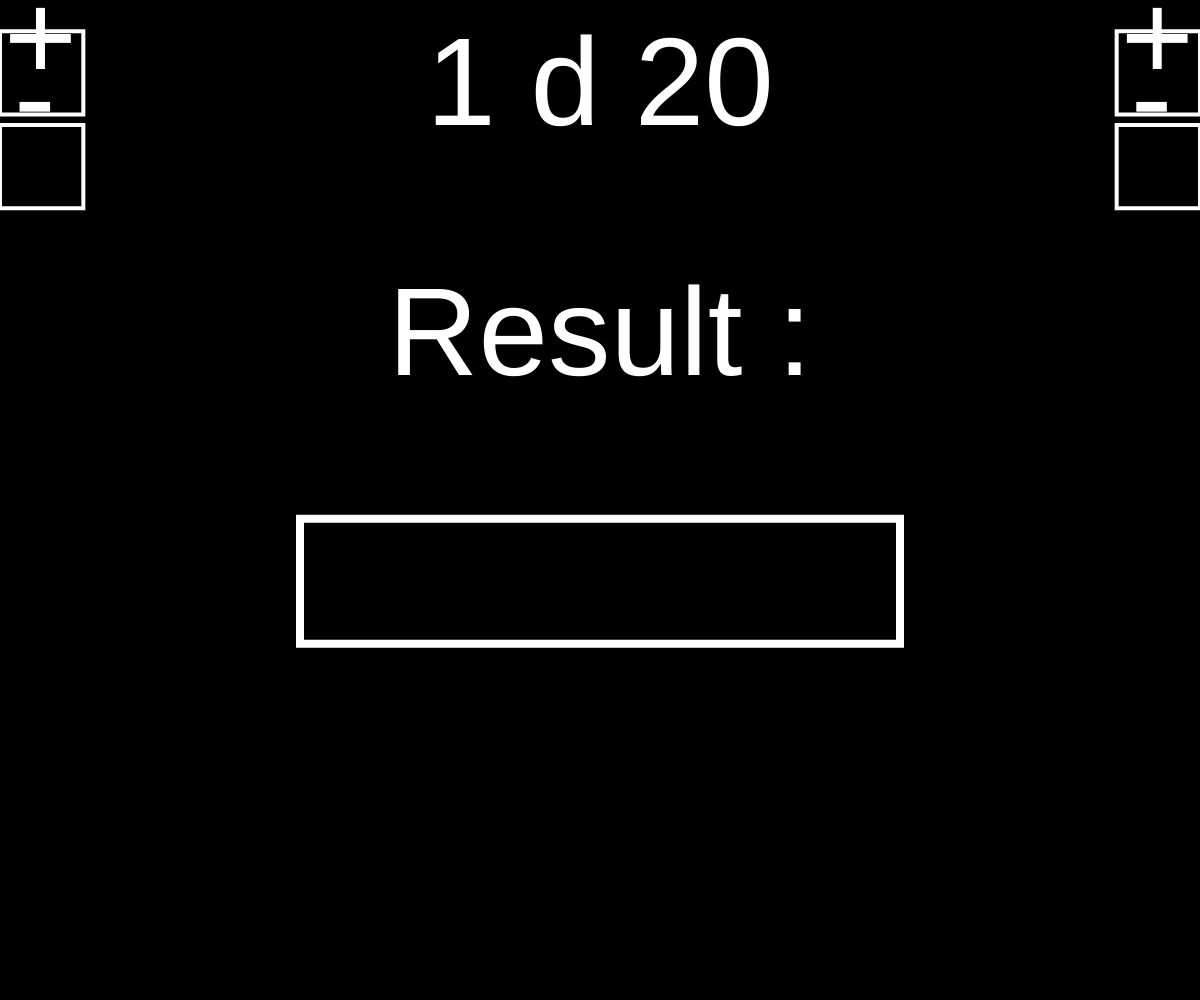
Frame 1 (no input)
Frame 60 (no input): identical to frame 1, image omitted
Frame 120 (the mouse pressed at the canvas centre since frame 60): identical to frame 1, image omitted

The p5.js sketch that drew this single still picture (run headless with seeded random() and noise() and a simulated clock; from frame 60 on, the mouse is pressed at the canvas centre):

// p5.js sketch
// ── sketch.js

let dice = 20, nmbrDice = 1, result, diceIndex = 0;
let diceType =  [2,4,6,8,10,12,20,100];

function setup() {
  createCanvas(windowWidth, windowHeight);
}

function draw() {
  background(0);
  push();
  fill(255);
  textSize(height/8);
  textAlign(CENTER);
  text(nmbrDice + " d " + dice, width/2, height/ 8);
  text("Result :", width/2, 3  * height/8);
  push();
  rectMode(CENTER);
  stroke(255);
  strokeWeight(8);
  noFill();
  rect(width/2, 4.65 * height/8, width / 2, height / 8 );
  pop();
  text(result, width/2, 5  * height/8);
  pop();
  //button + - nmbrDice
  // +++++
  push();
  fill(0);
  stroke(255);
  strokeWeight(4);
  square(0, height/ 32, height/ 12);
  pop();
  push();
  fill(255);
  textSize(height/8);
  text("+", 4 , 80 );
  pop();
  // ----
  push();
  fill(0);
  stroke(255);
  strokeWeight(4);
  square(0, height/ 8, height/ 12);
  pop();
  push();
  fill(255);
  textSize(height/8);
  text("-", 14 , 140 );
  pop();
  // button + - dice
// +++++
push();
fill(0);
stroke(255);
strokeWeight(4);
square(width - height/ 12 , height/ 32, height/ 12);
pop();
push();
fill(255);
textSize(height/8);
text("+", width - height/ 12 + 4 , 80 );
pop();
// ----
push();
fill(0);
stroke(255);
strokeWeight(4);
square(width - height/ 12, height/ 8, height/ 12);
pop();
push();
fill(255);
textSize(height/8);
text("-", width - height/ 12 + 14 , 140 );
pop();
}

function mousePressed(){
  if (mouseX > (width/2) - (width/4) && mouseX < (width/2) + (width/4) && mouseY > (4.65 * height / 8) - (height/16) && mouseY < (4.65 * height/ 8) + (height/16) ){
    result = int(random(nmbrDice, nmbrDice * dice + 1 )); 
  }
  buttonNmbrDice();
  buttonDice();
}

function buttonNmbrDice(){
  if (mouseX > 0 && mouseX <  height/ 12 && mouseY > height/ 32 && mouseY < height/ 32 + height/ 12 ){
   nmbrDice ++;
   nmbrDice = constrain(nmbrDice,0, 100);
  }
  if (mouseX > 0 && mouseX <  height/ 12 && mouseY > height/ 8 && mouseY < height/ 8 + height/ 12 ){
   nmbrDice --;
   nmbrDice = constrain(nmbrDice,0, 100);
  }
}

function buttonDice(){
  if (mouseX > width - height/ 12 && mouseX <  width && mouseY > height/ 32 && mouseY < height/ 32 + height/ 12 ){
    diceIndex ++;
    diceIndex = constrain(diceIndex, 0, diceType.length - 1);
    dice = diceType[diceIndex];
    print(diceIndex, diceType[diceIndex]);
  }
  if (mouseX > width - height/ 12 && mouseX <  width && mouseY > height/ 8 && mouseY < height/ 8 + height/ 12 ){
    diceIndex --;
    diceIndex = constrain(diceIndex, 0, diceType.length - 1);
    dice = diceType[diceIndex];
    print(diceIndex, diceType[diceIndex]);
  }
}
